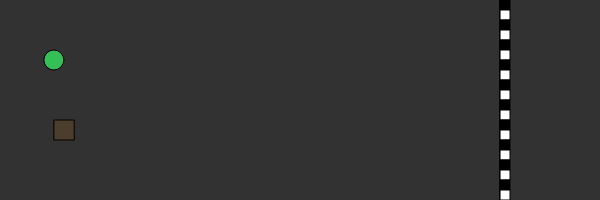
Frame 1 (no input)
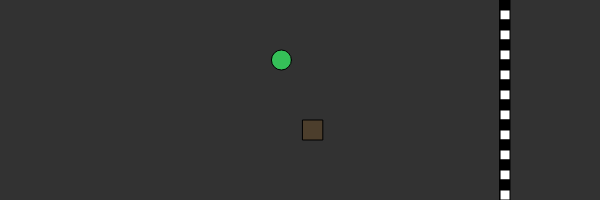
Frame 60 (no input)
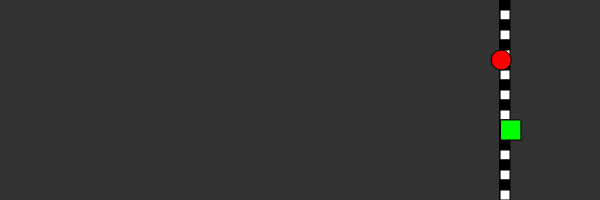
Frame 120 (the mouse pressed at the canvas centre since frame 60)

The p5.js sketch that drew these frames (run headless with seeded random() and noise() and a simulated clock; from frame 60 on, the mouse is pressed at the canvas centre):

// p5.js sketch
// ── sketch.js
let finishLine = 500; 
let finishCount = 0; 

let racer1, racer2;
let squareBullets = [];
let circleBullets = []; 
let shootInterval = 60;

function setup() {
  createCanvas(600, 200);
  startRace(); 
}

function draw() {
  background(50);
  drawCheckeredFinishLine();
  line(finishLine, 0, finishLine, height); 

  moveRacer(racer1);
  displayRacer(racer1);

  moveRacer(racer2);
  displayRacer(racer2);

  moveBullets(squareBullets);
  moveBullets(circleBullets);
  displayBullets(squareBullets);
  displayBullets(circleBullets);

  checkCollision(racer1, racer2);

  if (frameCount % shootInterval === 0) {
    fireCircleBullet();
  }

  if (finishCount === 2) {
    setTimeout(startRace, 2000); 
  }
}

function startRace() {
  finishCount = 0;
  squareBullets = [];
  circleBullets = [];

  racer1 = {
    x: 50,
    y: 60,
    speed: random(1, 5),
    color: [random(255), random(255), random(255)],
    shape: 'circle',
    finished: false,
    finishedOrder: 0,
  };

  racer2 = {
    x: 50,
    y: 120,
    speed: random(1, 5),
    color: [random(255), random(255), random(255)],
    shape: 'square',
    finished: false,
    finishedOrder: 0,
  };
}

function moveRacer(racer) {
  if (!racer.finished) {
    racer.x += racer.speed;

    if (racer.x >= finishLine) {
      racer.finished = true;
      finishCount++;
      
      racer.finishedOrder = finishCount;
      
      if (racer.finishedOrder === 1) {
        racer.color = [0, 255, 0];
      } else if (racer.finishedOrder === 2) {
        racer.color = [255, 0, 0];
      }
    }
  }
}

function displayRacer(racer) {
  fill(racer.color);
  if (racer.shape === 'circle') {
    ellipse(racer.x, racer.y, 20, 20);
  } else if (racer.shape === 'square') {
    rect(racer.x, racer.y, 20, 20);
  }
}

function checkCollision(racerA, racerB) {
  if (dist(racerA.x, racerA.y, racerB.x, racerB.y) < 20) {
    let tempSpeed = racerA.speed;
    racerA.speed = racerB.speed;
    racerB.speed = tempSpeed;

    racerA.color = [255, 0, 0];
    racerB.color = [255, 0, 0];

    setTimeout(() => {
      racerA.color = [random(255), random(255), random(255)];
      racerB.color = [random(255), random(255), random(255)];
    }, 500);
  }
}

function moveBullets(bullets) {
  for (let i = bullets.length - 1; i >= 0; i--) {
    let bullet = bullets[i];
    bullet.x += bullet.vx;
    bullet.y += bullet.vy;

    let target = bullet.from === 'square' ? racer1 : racer2;
    if (dist(bullet.x, bullet.y, target.x, target.y) < 10) {
      target.speed *= 0.5; 
      bullets.splice(i, 1);
      continue;
    }

    if (bullet.x > width || bullet.x < 0 || bullet.y > height || bullet.y < 0) {
      bullets.splice(i, 1); 
    }
  }
}

function displayBullets(bullets) {
  fill(220);
  for (let bullet of bullets) {
    ellipse(bullet.x, bullet.y, 10, 10);
  }
}

function mousePressed() {
  fireSquareBullet(mouseX, mouseY);
}

function fireSquareBullet(targetX, targetY) {
  let dx = targetX - racer2.x;
  let dy = targetY - racer2.y;
  let angle = atan2(dy, dx);

  let newBullet = {
    x: racer2.x,
    y: racer2.y,
    vx: 5 * cos(angle),
    vy: 5 * sin(angle),
    from: 'square', 
  };

  squareBullets.push(newBullet);
}

function drawCheckeredFinishLine() {
  let squareSize = 10;
  for (let i = 0; i < height; i += squareSize) {
    if ((i / squareSize) % 2 === 0) {
      fill(0); 
    } else {
      fill(255);
    }
    rect(finishLine, i, squareSize, squareSize);
  }
}

function fireCircleBullet() {
  let dx = racer2.x - racer1.x;
  let dy = racer2.y - racer1.y;
  let angle = atan2(dy, dx);

  let newBullet = {
    x: racer1.x,
    y: racer1.y,
    vx: 5 * cos(angle), 
    vy: 5 * sin(angle), 
    from: 'circle', 
  };
  circleBullets.push(newBullet);
}
